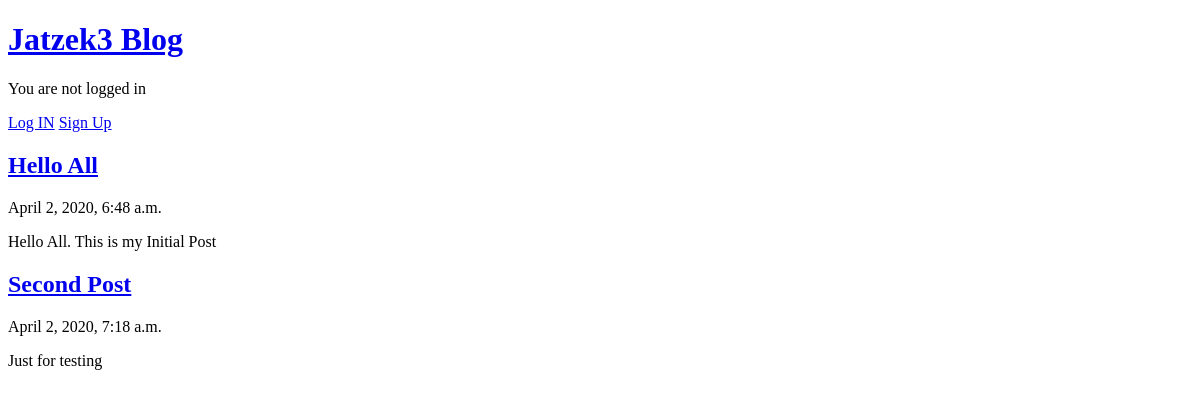
/, run on an earlier commit of the app's database.
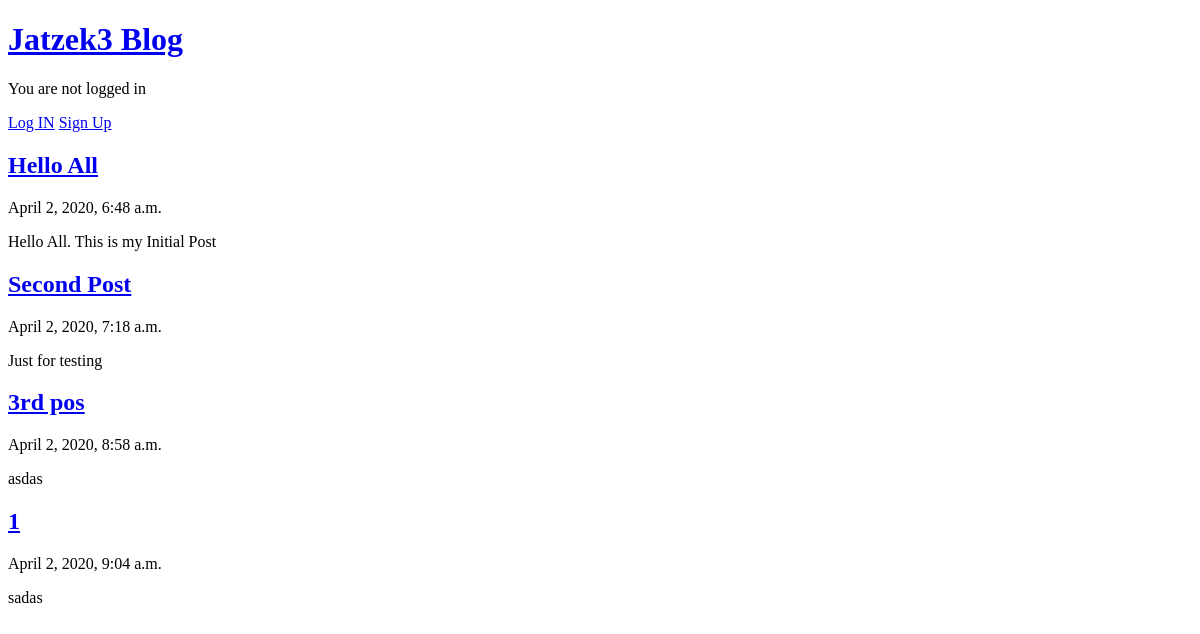
And on a later commit of the database.
### blog/models.py (models this page shows, shortened)
class Post(models.Model):
    title = models.CharField(max_length=200)
    body = models.TextField()
    created_at = models.DateTimeField(auto_now_add=True)
    updated_at = models.DateTimeField(auto_now=True)

### blog/views.py (the view)
# urls.py: path('', BlogListView.as_view(), name='home'),
class BlogListView(ListView):
    model = Post
    template_name = 'home.html'

### templates/home.html
{% extends 'base.html' %}
{% block content %}
    {% for post in object_list %}
    <div class="post-entry">
        <h2><a href="{% url 'post_detail' post.pk %}">{{ post.title }}</a></h2>
        <p>{{ post.created_at }}</p>
        <p>{{ post.body }}</p>
    </div>
    {% endfor %}
{% endblock content %}

What changed in the data, as far as the page shows it:
added Post: title "3rd pos", created_at "April 2, 2020, 8:58 a.m.", body "asdas"
added Post: title "1", created_at "April 2, 2020, 9:04 a.m.", body "sadas"
